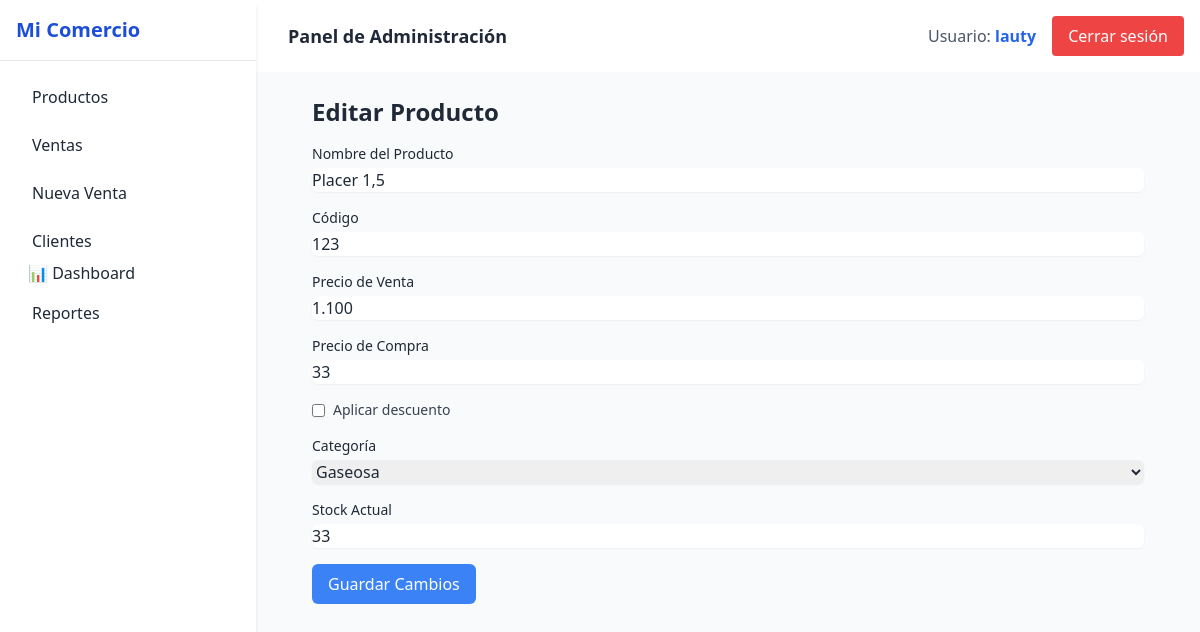
/productos/productos/editar/27/ (signed in), run on an earlier commit of the app's database.
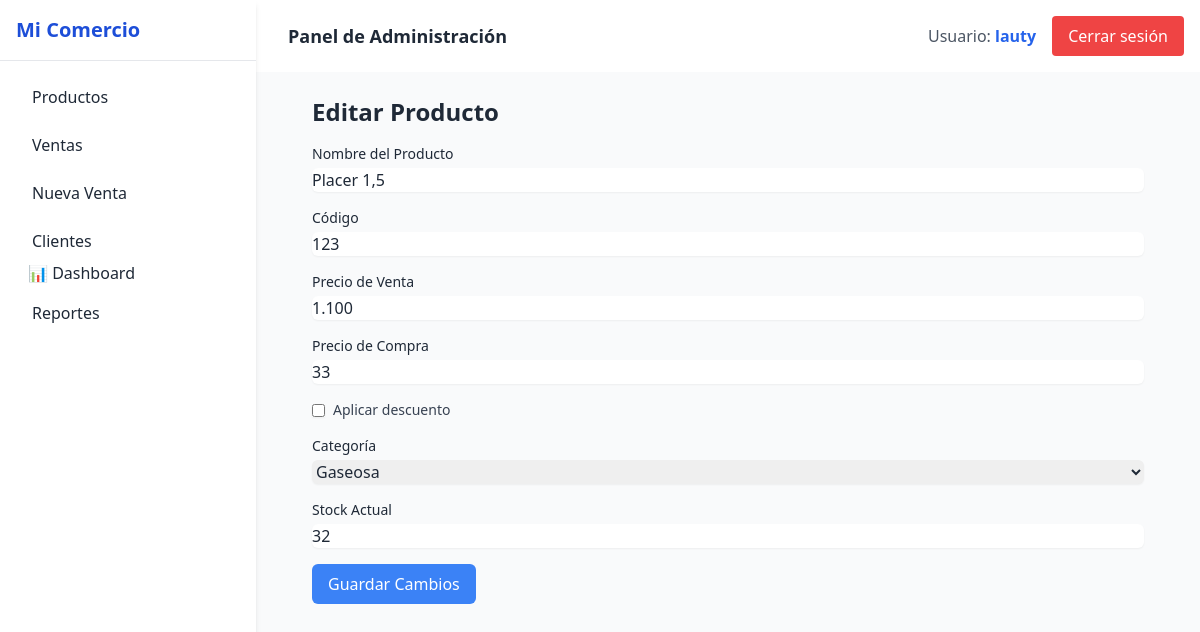
And on a later commit of the database.
### productos/models.py (models this page shows, shortened)
class Producto(models.Model):
    TIPO_VENTA_CHOICES = [
        ('unidad', 'Unidad'),
        ('kilo', 'Kilo'),
    ]
    nombre = models.CharField(max_length=100)
    codigo = models.CharField(max_length=50)
    categoria = models.ForeignKey(Categoria, on_delete=models.CASCADE)
    precio_venta = models.DecimalField(max_digits=10, decimal_places=3)
    precio_compra = models.DecimalField(max_digits=10, decimal_places=3, default=0)
    stock_actual = models.DecimalField(max_digits=10, decimal_places=3)
    tipo_venta = models.CharField(max_length=10, choices=TIPO_VENTA_CHOICES, default='unidad')
    empresa = models.ForeignKey(Empresa, on_delete=models.CASCADE)
    aplica_descuento = models.BooleanField(default=False)
    cantidad_minima_descuento = models.PositiveIntegerField(null=True, blank=True)
    porcentaje_descuento = models.DecimalField(max_digits=5, decimal_places=2, null=True, blank=True)
    class Meta:
        unique_together = ('codigo', 'empresa')

class Categoria(models.Model):
    nombre = models.CharField(max_length=100)
    descripcion = models.TextField(blank=True)
    empresa = models.ForeignKey(Empresa, on_delete=models.CASCADE)

### productos/views.py (the view, shortened to what this page needs)
# urls.py: path('productos/editar/<int:id>/', views.editar_producto, name='editar_producto'),
@login_required
def editar_producto(request, id):
    producto = get_object_or_404(Producto, id=id, empresa=request.user.empresa)
    categorias = Categoria.objects.filter(empresa=request.user.empresa)
    return render(request, 'productos/editar_producto.html', {
        'producto': producto,
        'categorias': categorias,
    })

### productos/templatetags/custom_filters.py (called while the page is built)
@register.filter
def formato_precio(value):
    if value is None:
        return ''
    try:
        value = float(value)
    except:
        return value
    if value.is_integer():
        return f"{int(value):,}".replace(",", ".")
    valor_str = f"{value}"
    entero, decimal = valor_str.split(".")
    entero = f"{int(entero):,}".replace(",", ".")
    decimal = decimal.rstrip("0")
    return f"{entero},{decimal}"

### productos/templates/productos/editar_producto.html (shortened to what this page needs)
{% extends 'base.html' %}
{% load custom_filters %}
{% block content %}
<div class="max-w-7xl mx-auto px-2 sm:px-6 lg:px-8">
    <h1 class="text-2xl font-semibold mb-4">Editar Producto</h1>
    <form method="POST">
        <div class="space-y-4">
            <div>
                <label for="nombre" class="block text-sm font-medium">Nombre del Producto</label>
                <input type="text" id="nombre" name="nombre" value="{{ producto.nombre }}"
                    class="mt-1 block w-full rounded-md border-gray-300 shadow-sm" required>
            </div>
            <div>
                <label for="codigo" class="block text-sm font-medium">Código</label>
                <input type="text" id="codigo" name="codigo" value="{{ producto.codigo }}"
                    class="mt-1 block w-full rounded-md border-gray-300 shadow-sm" required>
            </div>
            <div>
                <label for="precio_venta" class="block text-sm font-medium">Precio de Venta</label>
                <input type="text" id="precio_venta" name="precio_venta"
                    value="{{ producto.precio_venta|formato_precio }}"
                    class="mt-1 block w-full rounded-md border-gray-300 shadow-sm" required>
            </div>
            <div>
                <label for="precio_compra" class="block text-sm font-medium">Precio de Compra</label>
                <input type="text" id="precio_compra" name="precio_compra"
                    value="{{ producto.precio_compra|formato_precio }}"
                    class="mt-1 block w-full rounded-md border-gray-300 shadow-sm" required>
            </div>
            <div class="flex items-center gap-2">
                <input type="checkbox" id="aplica_descuento" name="aplica_descuento"
                    class="rounded border-gray-300 text-blue-600 shadow-sm"
                    {% if producto.aplica_descuento %}checked{% endif %}>
                <label for="aplica_descuento" class="text-sm font-medium text-gray-700">Aplicar descuento</label>
            </div>
            <div>
                <label for="categoria" class="block text-sm font-medium">Categoría</label>
                <select id="categoria" name="categoria"
                    class="mt-1 block w-full rounded-md border-gray-300 shadow-sm">
                    {% for categoria in categorias %}
                        <option value="{{ categoria.id }}"
                            {% if producto.categoria.id == categoria.id %}selected{% endif %}>
                            {{ categoria.nombre }}
                        </option>
                    {% endfor %}
                </select>
            </div>
            <div>
                <label for="stock_actual" class="block text-sm font-medium">Stock Actual</label>
                <input type="text" id="stock_actual" name="stock_actual"
                    value="{{ producto.stock_actual|formato_precio }}"
                    class="mt-1 block w-full rounded-md border-gray-300 shadow-sm" required>
            </div>
            <button type="submit" class="mt-4 px-4 py-2 bg-blue-500 text-white rounded-md">Guardar Cambios</button>
        </div>
    </form>
</div>
{% endblock %}

What changed in the data, as far as the page shows it:
changed Producto "Placer 1,5": stock_actual "33" → "32"
